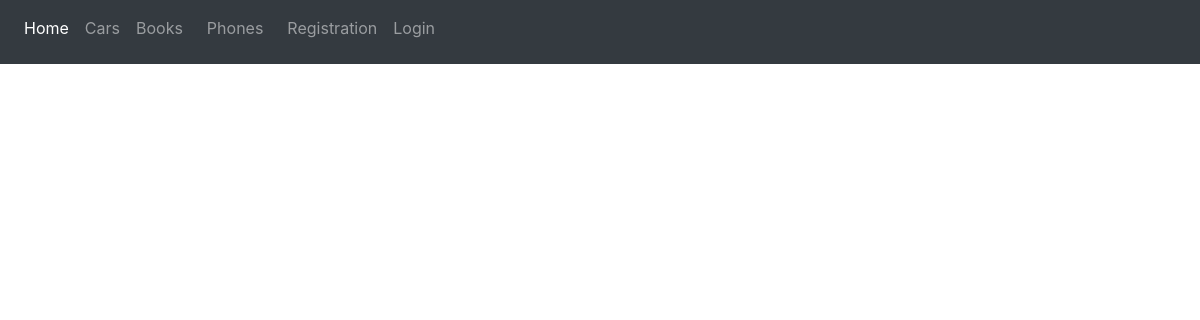
Before: /phones.php with the older database file.
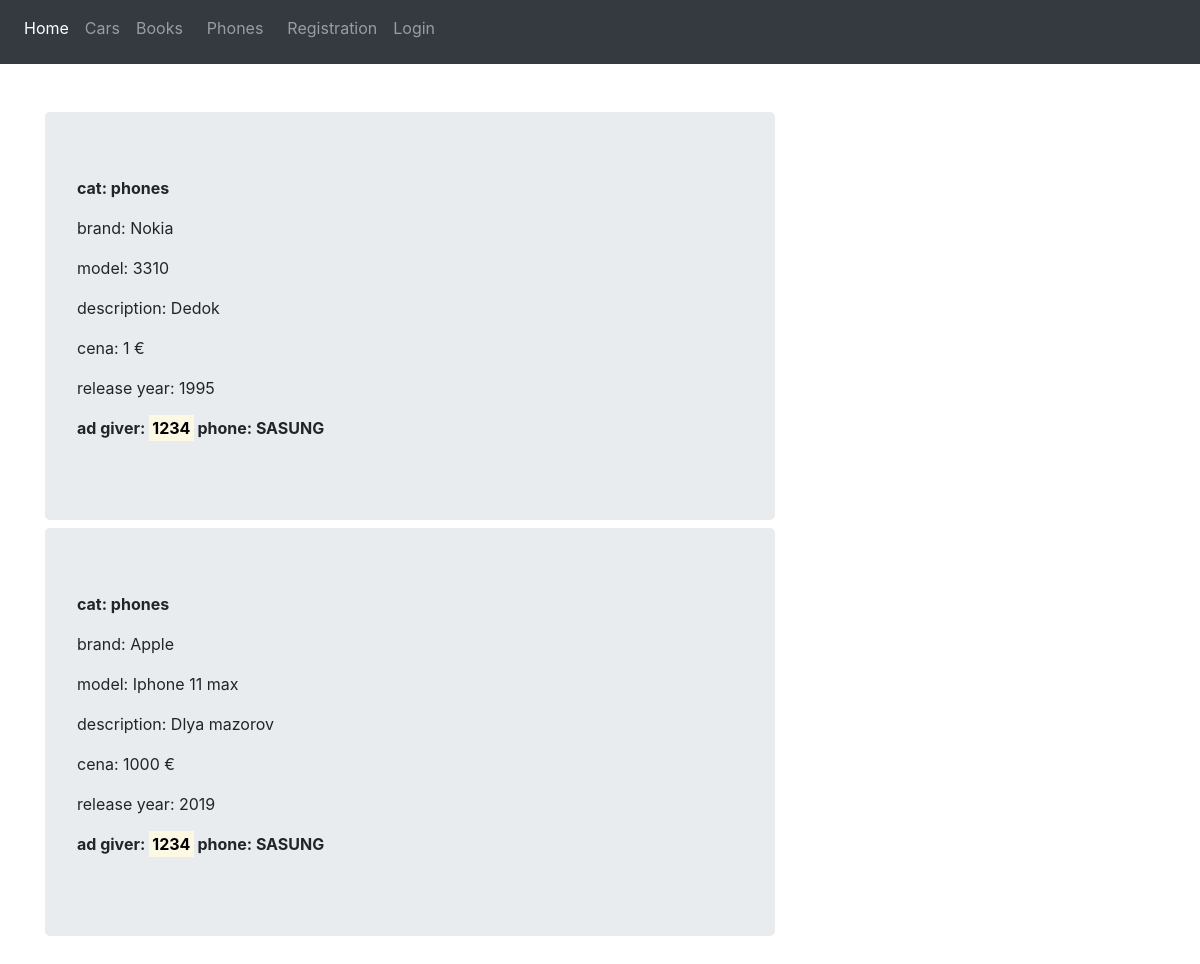
After: the same page with the newer database file.
### tables this page shows
CREATE TABLE IF NOT EXISTS `advertisement` (
  `id` int(11) NOT NULL AUTO_INCREMENT,
  `user_id` int(11) NOT NULL,
  `description` text NOT NULL,
  `type` int(11) NOT NULL,
  `cena` double NOT NULL,
  PRIMARY KEY (`id`),
  KEY `user_id` (`user_id`),
  KEY `type` (`type`)
);

CREATE TABLE IF NOT EXISTS `ad_phones` (
  `id` int(11) NOT NULL AUTO_INCREMENT,
  `ad_id` int(11) NOT NULL,
  `brand` varchar(255) NOT NULL,
  `model` varchar(255) NOT NULL,
  `release_year` year(4) NOT NULL,
  PRIMARY KEY (`id`),
  KEY `ad_id` (`ad_id`)
);

CREATE TABLE IF NOT EXISTS `users` (
  `id` int(11) NOT NULL AUTO_INCREMENT,
  `email` varchar(30) NOT NULL,
  `login` varchar(30) NOT NULL,
  `phone` varchar(20) NOT NULL,
  `password` varchar(100) NOT NULL,
  PRIMARY KEY (`id`),
  UNIQUE KEY `email` (`email`),
  UNIQUE KEY `login` (`login`),
  UNIQUE KEY `phone` (`phone`)
);

### phones.php (the view, shortened to what this page needs)
<html>
    <head>
        <?php require 'blocks/head.php' ?>
    </head>
    <body>
        <?php require 'blocks/header.php' ?>
        <main class="container mt-5">
            <div class="row">
                <div class="col-md-8 mb-5">
                    <?php
                        require 'database_connection/db.php';
                        $sql = "SELECT a.*, ap.*, u.login, u.phone FROM advertisement as a
                                    INNER JOIN ad_phones as ap on ap.ad_id = a.id
                                    INNER JOIN users as u on u.id = a.user_id";
                        $advs = mysqli_query($connection, $sql);
                        while($adv = $advs->fetch_assoc()){
                            echo "<div class='mb-2 jumbotron'>
                                  <p><b> cat: phones </b></p>
                                  <p> brand: {$adv['brand']} </p>
                                  <p> model: {$adv['model']} </p>
                                  <p> description: {$adv['description']} </p>
                                  <p> cena: {$adv['cena']} &euro;</p>
                                  <p> release year: {$adv['release_year']} </p>
                                  <p><b> ad giver: <mark>{$adv['login']}</mark> phone: {$adv['phone']}</b></p>
                                  </div>";
                        }
                    ?>
                </div>
            </div>
        </main>
    </body>
</html>

Changed rows visible on the page:
added advertisement: ad_phones.brand "Nokia", ad_phones.model "3310", description "Dedok", cena "1", ad_phones.release_year "1995", user.login "1234", user.phone "SASUNG"
added advertisement: ad_phones.brand "Apple", ad_phones.model "Iphone 11 max", description "Dlya mazorov", cena "1000", ad_phones.release_year "2019", user.login "1234", user.phone "SASUNG"
